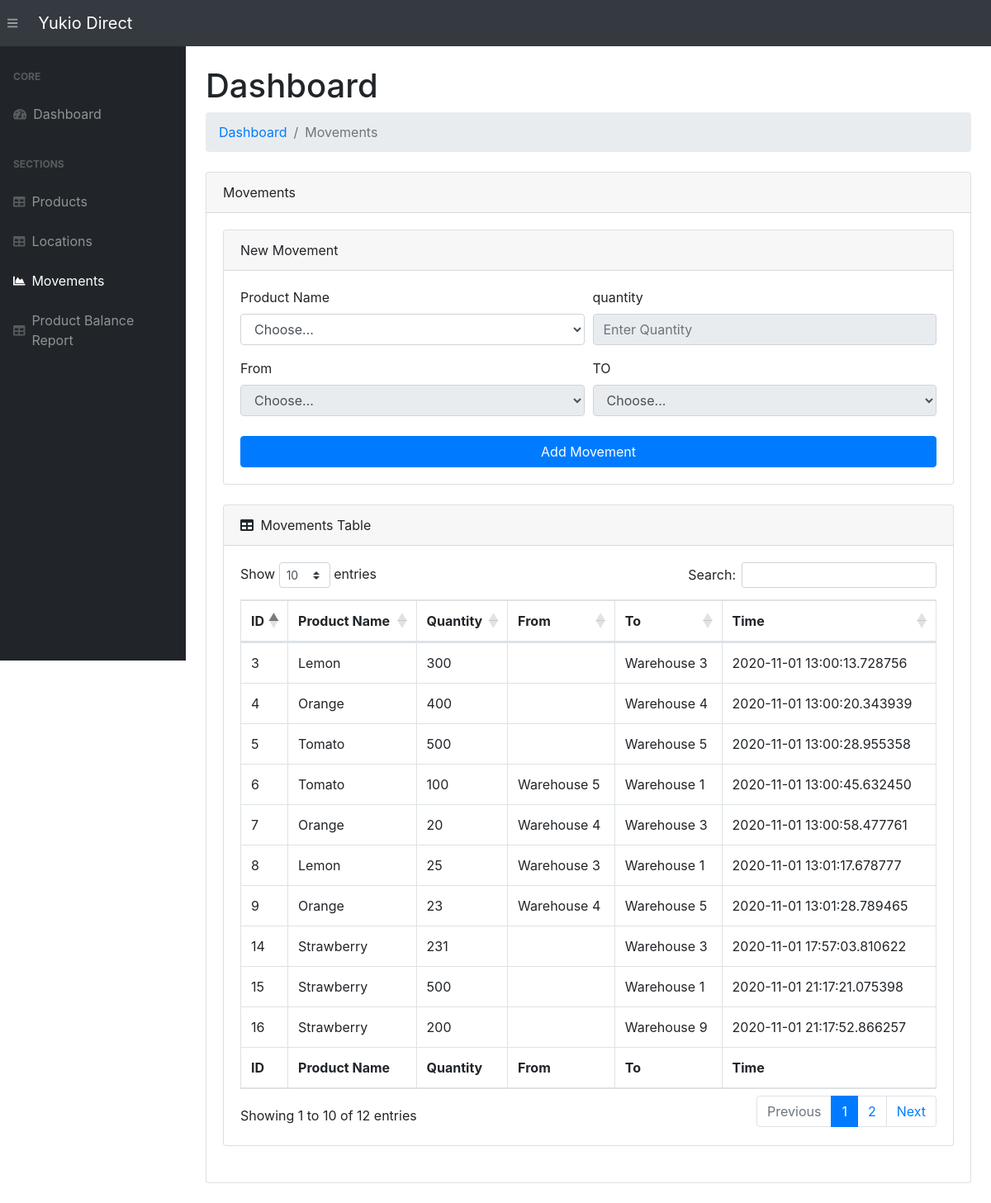
The app's page /movements/ with its own data.
### app.py (models this page shows, shortened)
class ProductMovement(db.Model):
    __tablename__   = 'productmovements'
    movement_id     = db.Column(db.Integer, primary_key=True)
    product_id      = db.Column(db.Integer, db.ForeignKey('products.product_id'))
    qty             = db.Column(db.Integer)
    from_location   = db.Column(db.Integer, db.ForeignKey('locations.location_id'))
    to_location     = db.Column(db.Integer, db.ForeignKey('locations.location_id'))
    movement_time   = db.Column(db.DateTime, default=datetime.utcnow)
    product         = db.relationship('Product', foreign_keys=product_id)
    fromLoc         = db.relationship('Location', foreign_keys=from_location)
    toLoc           = db.relationship('Location', foreign_keys=to_location)

class Product(db.Model):
    __tablename__ = 'products'
    product_id      = db.Column(db.String(200), primary_key=True)
    date_created    = db.Column(db.DateTime, default=datetime.utcnow)

### app.py (the view)
@app.route("/movements/", methods=["POST", "GET"])
def viewMovements():
    if request.method == "POST" :
        product_id      = request.form["productId"]
        qty             = request.form["qty"]
        fromLocation    = request.form["fromLocation"]
        toLocation      = request.form["toLocation"]
        new_movement = ProductMovement(
            product_id=product_id, qty=qty, from_location=fromLocation, to_location=toLocation)
        try:
            db.session.add(new_movement)
            db.session.commit()
            return redirect("/movements/")
        except:
            return "There Was an issue while add a new Movement"
    else:
        products    = Product.query.order_by(Product.date_created).all()
        locations   = Location.query.order_by(Location.date_created).all()
        movs = ProductMovement.query\
        .join(Product, ProductMovement.product_id == Product.product_id)\
        .add_columns(
            ProductMovement.movement_id,
            ProductMovement.qty,
            Product.product_id,
            ProductMovement.from_location,
            ProductMovement.to_location,
            ProductMovement.movement_time)\
        .all()
        movements   = ProductMovement.query.order_by(
            ProductMovement.movement_time).all()
        return render_template("movements.html", movements=movs, products=products, locations=locations)

### templates/movements.html (shortened to what this page needs)
{% extends 'base.html' %}
{% block content %}
<main>
    <div class="container-fluid">
        <h1 class="mt-4">Dashboard</h1>
        <ol class="breadcrumb mb-4">
            <li class="breadcrumb-item"><a href="/">Dashboard</a></li>
            <li class="breadcrumb-item active">Movements</li>
        </ol>
        <div class="card mb-4">
            <div class="card-header">Movements</div>
            <div class="card-body">
                <div class="card mb-4">
                    <div class="card-header">New Movement</div>
                    <div class="card-body">
                        <form action="/movements/" method="POST" id="movements_from">
                            <div class="form-row">
                                <div class="col-md-6">
                                    <div class="form-group">
                                        <label for="productId">Product Name</label>
                                        <select id="productId" name="productId" class="form-control">
                                            <option selected value="">Choose...</option>
                                        </select>
                                    </div>
                                </div>
                                <div class="col-md-6">
                                    <div class="form-group">
                                        <label for="qty">quantity</label>
                                        <input class="form-control" name="qty" id="qty" type="number" placeholder="Enter Quantity" />
                                    </div>
                                </div>
                            </div>
                            <div class="form-row">
                                <div class="col-md-6">
                                    <label for="fromLocation">From</label>
                                    <select id="fromLocation" class="form-control" name="fromLocation">
                                        <option selected value="">Choose...</option>
                                    </select>
                                </div>
                                <div class="col-md-6">
                                    <label for="toLocation">TO</label>
                                    <select id="toLocation" name="toLocation" class="form-control">
                                        <option selected value="">Choose...</option>
                                    </select>
                                </div>
                            </div>
                            <div class="form-group mt-4 mb-0">
                                <input type="submit" class="btn btn-primary btn-block" value="Add Movement" class="btn btn-primary">
                            </div>
                        </form>
                    </div>
                </div>
                <div class="card mb-4">
                <div class="card-header">
                    <i class="fas fa-table mr-1"></i>
                    Movements Table
                </div>
                <div class="card-body">
                    <div class="table-responsive">
                        {% if movements|length < 1 %}
                        <h4>There are no Movements, add one above</h4>
                        {% else %}
                        <table class="table table-bordered" id="dataTable" width="100%" cellspacing="0">
                            <thead>
                                <tr>
                                    <th>ID</th>
                                    <th>Product Name</th>
                                    <th>Quantity</th>
                                    <th>From</th>
                                    <th>To</th>
                                    <th>Time</th>
                                </tr>
                            </thead>
                            <tfoot>
                                <tr>
                                    <th>ID</th>
                                    <th>Product Name</th>
                                    <th>Quantity</th>
                                    <th>From</th>
                                    <th>To</th>
                                    <th>Time</th>
                                </tr>
                            </tfoot>
                            <tbody>
                                {% for movement in movements%}
                                <tr>
                                    <td>{{ movement.movement_id }}</td>
                                    <td>{{ movement.product_id }}</td>
                                    <td>{{ movement.qty }}</td>
                                    <td>{{ movement.from_location }}</td>
                                    <td>{{ movement.to_location }}</td>
                                    <td>{{ movement.movement_time }}</td>
                                </tr>
                                {% endfor %}
                            </tbody>
                        </table>
                        {% endif %}
                </div>
            </div>
                </div>
            </div>
        </div>
    </div>
</main>
{% endblock %}

### records on screen
ProductMovement: movement_id "7", product_id "Orange", qty "20", from_location "Warehouse 4", to_location "Warehouse 3", movement_time "2020-11-01 13:00:58.477761"
ProductMovement: movement_id "9", product_id "Orange", qty "23", from_location "Warehouse 4", to_location "Warehouse 5", movement_time "2020-11-01 13:01:28.789465"
ProductMovement: movement_id "4", product_id "Orange", qty "400", to_location "Warehouse 4", movement_time "2020-11-01 13:00:20.343939"
ProductMovement: movement_id "8", product_id "Lemon", qty "25", from_location "Warehouse 3", to_location "Warehouse 1", movement_time "2020-11-01 13:01:17.678777"
ProductMovement: movement_id "3", product_id "Lemon", qty "300", to_location "Warehouse 3", movement_time "2020-11-01 13:00:13.728756"
ProductMovement: movement_id "6", product_id "Tomato", qty "100", from_location "Warehouse 5", to_location "Warehouse 1", movement_time "2020-11-01 13:00:45.632450"
ProductMovement: movement_id "5", product_id "Tomato", qty "500", to_location "Warehouse 5", movement_time "2020-11-01 13:00:28.955358"
ProductMovement: movement_id "16", product_id "Strawberry", qty "200", to_location "Warehouse 9", movement_time "2020-11-01 21:17:52.866257"
ProductMovement: movement_id "14", product_id "Strawberry", qty "231", to_location "Warehouse 3", movement_time "2020-11-01 17:57:03.810622"
ProductMovement: movement_id "15", product_id "Strawberry", qty "500", to_location "Warehouse 1", movement_time "2020-11-01 21:17:21.075398"
